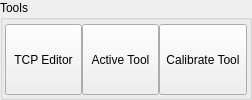
              <widget class="QWidget" name="widget_14" native="true">
               <layout class="QHBoxLayout" name="horizontalLayout_17">
                <property name="spacing">
                 <number>0</number>
                </property>
                <property name="leftMargin">
                 <number>0</number>
                </property>
                <property name="topMargin">
                 <number>0</number>
                </property>
                <property name="rightMargin">
                 <number>0</number>
                </property>
                <property name="bottomMargin">
                 <number>0</number>
                </property>
                <item>
                 <widget class="QGroupBox" name="tool_box">
                  <property name="title">
                   <string>Tools</string>
                  </property>
                  <layout class="QHBoxLayout" name="horizontalLayout_18">
                   <property name="spacing">
                    <number>0</number>
                   </property>
                   <property name="leftMargin">
                    <number>2</number>
                   </property>
                   <property name="topMargin">
                    <number>4</number>
                   </property>
                   <property name="rightMargin">
                    <number>2</number>
                   </property>
                   <property name="bottomMargin">
                    <number>2</number>
                   </property>
                   <item>
                    <widget class="QToolButton" name="tcp_editor_button">
                     <property name="sizePolicy">
                      <sizepolicy hsizetype="Preferred" vsizetype="Preferred">
                       <horstretch>0</horstretch>
                       <verstretch>0</verstretch>
                      </sizepolicy>
                     </property>
                     <property name="minimumSize">
                      <size>
                       <width>77</width>
                       <height>32</height>
                      </size>
                     </property>
                     <property name="text">
                      <string>TCP Editor</string>
                     </property>
                     <property name="icon">
                      <iconset resource="../resources.qrc">
                       <normaloff>:/icons/icons8-edit-property-48.png</normaloff>:/icons/icons8-edit-property-48.png</iconset>
                     </property>
                     <property name="iconSize">
                      <size>
                       <width>48</width>
                       <height>40</height>
                      </size>
                     </property>
                     <property name="toolButtonStyle">
                      <enum>Qt::ToolButtonStyle::ToolButtonTextUnderIcon</enum>
                     </property>
                    </widget>
                   </item>
                   <item>
                    <widget class="QToolButton" name="active_tool_button">
                     <property name="sizePolicy">
                      <sizepolicy hsizetype="Preferred" vsizetype="Preferred">
                       <horstretch>0</horstretch>
                       <verstretch>0</verstretch>
                      </sizepolicy>
                     </property>
                     <property name="minimumSize">
                      <size>
                       <width>77</width>
                       <height>32</height>
                      </size>
                     </property>
                     <property name="text">
                      <string>Active Tool</string>
                     </property>
                     <property name="icon">
                      <iconset resource="../resources.qrc">
                       <normaloff>:/icons/icons8-minecraft-pickaxe-48.png</normaloff>:/icons/icons8-minecraft-pickaxe-48.png</iconset>
                     </property>
                     <property name="iconSize">
                      <size>
                       <width>36</width>
                       <height>36</height>
                      </size>
                     </property>
                     <property name="toolButtonStyle">
                      <enum>Qt::ToolButtonStyle::ToolButtonTextUnderIcon</enum>
                     </property>
                    </widget>
                   </item>
                   <item>
                    <widget class="QToolButton" name="tool_calibration_button">
                     <property name="sizePolicy">
                      <sizepolicy hsizetype="Preferred" vsizetype="Preferred">
                       <horstretch>0</horstretch>
                       <verstretch>0</verstretch>
                      </sizepolicy>
                     </property>
                     <property name="minimumSize">
                      <size>
                       <width>77</width>
                       <height>32</height>
                      </size>
                     </property>
                     <property name="maximumSize">
                      <size>
                       <width>90</width>
                       <height>16777215</height>
                      </size>
                     </property>
                     <property name="text">
                      <string>Calibrate Tool</string>
                     </property>
                     <property name="icon">
                      <iconset resource="../resources.qrc">
                       <normaloff>:/icons/icons8-engineering-48.png</normaloff>:/icons/icons8-engineering-48.png</iconset>
                     </property>
                     <property name="iconSize">
                      <size>
                       <width>36</width>
                       <height>36</height>
                      </size>
                     </property>
                     <property name="toolButtonStyle">
                      <enum>Qt::ToolButtonStyle::ToolButtonTextUnderIcon</enum>
                     </property>
                    </widget>
                   </item>
                  </layout>
                 </widget>
                </item>
               </layout>
              </widget>
